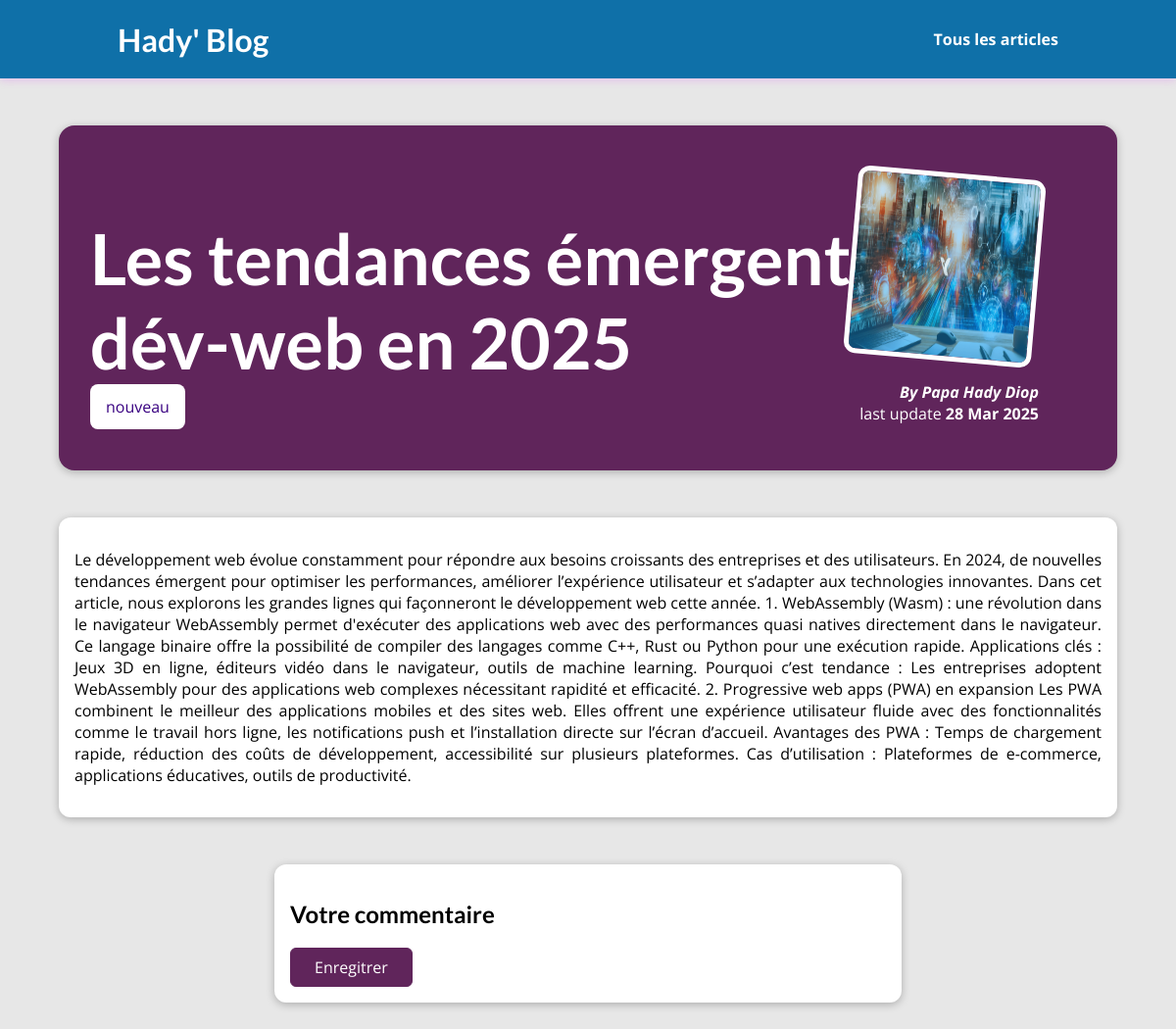
The app's page /posts/les-tendances-emergentes-du-dev-web-en-2025 with its own data.
### blog/models.py (models this page shows, shortened)
class Post(models.Model):
    title= models.CharField(max_length=150)
    excerpt= models.CharField(max_length=200)
    image = models.ImageField(upload_to='posts', null=True)
    date= models.DateField(auto_now=True)
    slug = models.SlugField(unique=True, db_index=True)
    content = models.TextField(validators=[MinLengthValidator])
    author  = models.ForeignKey(Author , on_delete=models.SET_NULL, null=True ,related_name='posts')
    tags = models.ManyToManyField(Tag)

class Tag(models.Model):
    caption = models.CharField(max_length=20)

class Author(models.Model):
    first_name = models.CharField(max_length=100)
    last_name = models.CharField(max_length=100)
    email_adress = models.EmailField()
    def full_name(self):
        return f"{self.first_name} {self.last_name}"
    def __str__(self):
        return self.full_name()

### blog/views.py (the view)
# urls.py: path("posts/<slug:slug>", views.SinglePostView.as_view(), name="post-detail-page"),
class SinglePostView(DetailView):
    template_name = "blog/post-detail.html"
    model = Post
    def get_context_data(self, **kwargs):
        context =  super().get_context_data(**kwargs)
        context["post_tags"] = self.object.tags.all()
        return context

### blog/templates/blog/post-detail.html (shortened to what this page needs)
{% extends "base.html" %}
{% load static %}
{% block css_files %}
<link rel="stylesheet" href="{% static "blog/post-detail.css" %}">
{% endblock %}
{%block content %}
<section id="summary">
  <h2>{{ post.title }}</h2>
  <div class="">
    {% for tag in post_tags %}
    <span class="tag">{{ tag.caption }}</span>
    {% endfor %}
  </div>
  <article>
    <img
      src="{{ post.image.url }}"
      alt="{{
    post.title }}"
    />
    <address>
      By <a href="mailto:{{post.author.email_adress}}">{{ post.author }}</a>
    </address>
    <div class="">
      last update <time datetime="">{{ post.date|date:"d M Y" }}</time>
    </div>
  </article>
</section>
<main>
  <p>{{ post.content }}</p>
</main>
<section id="comment-form">
  <h2>Votre commentaire</h2>
  <form>
    <button type="submit">Enregitrer</button>
  </form>
</section>
{% endblock %}

### static/app.css (style rules this page uses)
* { box-sizing: border-box; }
html { font-family: "Open Sans", "Lato", sans-serif; }
body { margin: 0; }
h1, h2, h3 { font-family: "Lato", sans-serif; font-weight: bold; }

### blog/static/blog/post-detail.css (style rules this page uses)
body { background-color: #e7e7e7; }
#summary { margin: 8rem auto 3rem auto; padding: 2rem; width: 90%; max-width: 90rem; border-radius: 16px; background-color: #60255b; position: relative; box-shadow: 0 2px 8px rgba(0, 0, 0, 0.25); height: 22rem; }
#summary a { color: white; text-decoration: none; }
#summary h2 { color: white; font-size: 4.5rem; margin-bottom: 0.76rem; }
#summary article { position: absolute; top: 2rem; right: 3rem; padding: 1rem 2rem; border-radius: 12px; text-align: right; color: white; }
#summary article img { width: 12rem; height: 12rem; border-radius: 12px; transform: rotateZ(5deg); border: 5px solid white; margin-bottom: 1rem; }
#summary address { font-weight: bold; }
#summary time { font-weight: bold; }
main { width: 90%; max-width: 90rem; margin: 3rem auto; background-color: white; text-align: justify; padding: 1rem; border-radius: 12px; box-shadow: 0 2px 8px rgba(0, 0, 0, 0.25); }
.tag { background-color: white; color: #390281; padding: 0.75rem 1rem; border-radius: 8px; }
#comment-form { margin: 3rem auto; width: 90%; max-width: 40rem; border-radius: 12px; background-color: white; box-shadow: 0 2px 8px rgba(0, 0, 0, 0.25); padding: 1rem; }
#comment-form button { font: inherit; background-color: #60255b; color: white; border: 1px solid #60255b; padding: 0.5rem 1.5rem; border-radius: 6px; cursor: pointer; }

### records on screen
Post: title "Les tendances émergentes du dév-web en 2025", image (picture), author "Papa Hady Diop", date "28 Mar 2025", content "Le développement web évolue constamment pour répondre aux besoins croissants des entreprises et des utilisateurs. En 2024, de nouvelles tendances émergent pour optimiser les performances, améliorer l’expérience utilisateur et s’adapter aux technologies innovantes. Dans cet article, nous explorons les grandes lignes qui façonneront le développement web cette année. 1. WebAssembly (Wasm) : une révolution dans le navigateur WebAssembly permet d'exécuter des applications web avec des performances quasi natives directement dans le navigateur. Ce langage binaire offre la possibilité de compiler des langages comme C++, Rust ou Python pour une exécution rapide. Applications clés : Jeux 3D en ligne,…"
Tag: caption "nouveau"
